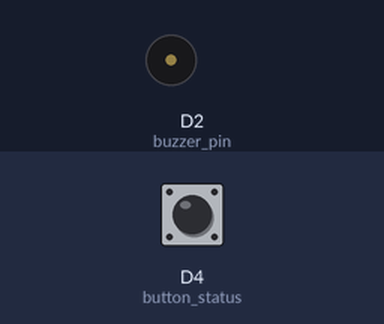
This program was run on a simulated Raspberry Pi (BCM pin numbers) with a GrovePi. Shown: buzzer (waves = sounding, pin HIGH). The inputs (shaded band) are chosen by the test bench; at power-on: D4 (button_status) LOW.

Above: at 1.2 s.
1.3 s: D4 (button_status) pulled HIGH for 0.15 s
At 1.37 s:
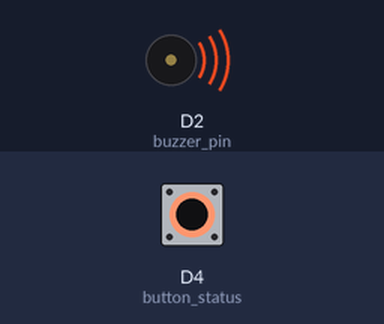
2.9 s: D4 (button_status) pulled HIGH for 3.2 s
At 7.1 s:
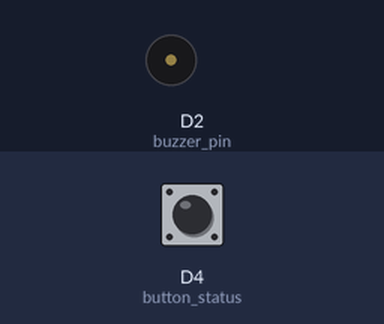
Timing chart, 0 to 8.6 s (numbered marks = the images above; inputs shaded):
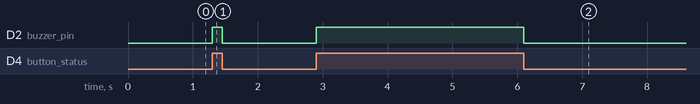

Measured:
- after the input at 1.3 s, D2 (buzzer_pin): LOW → HIGH at once, → LOW 0.15 s later
- after the input at 2.9 s, D2 (buzzer_pin): LOW → HIGH at once, → LOW 3.2 s later

The program:

4.Buzzer+Button.py
```python
import time
from grovepi import *
import math

buzzer_pin = 2		#Port for buzzer
button = 4		#Port for Button

pinMode(buzzer_pin,"OUTPUT")	# Assign mode for buzzer as output
pinMode(button,"INPUT")		# Assign mode for Button as input
while True:
	try:
		button_status= digitalRead(button)	#Read the Button status
		if button_status:	#If the Button is in HIGH position, run the program
			digitalWrite(buzzer_pin,1)
			# print "\tBuzzing"
		else:		#If Button is in Off position, print "Off" on the screen
			digitalWrite(buzzer_pin,0)
			# print "Off"
	except KeyboardInterrupt:	# Stop the buzzer before stopping
		digitalWrite(buzzer_pin,0)
		break
	except (IOError,TypeError) as e:
		print("Error")
```
